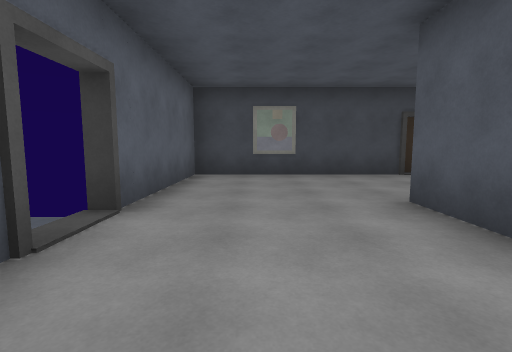
[1] (above)

16 first-person views from a walk through a Unity game level. The camera is 1.3 m above the floor, tilts 6° down and sees 85° across. Doors are open. The floor is counted in squares, 2 m on a side. Each view is taken from the middle of a square. On the plan, view 1 faces up. The plan holds only what a view shows up to about 9 squares ahead; the rest is blank. The place goes on beyond the plan. The player character is not drawn. Surface patterns are stand-ins for the level's own textures.

[2]
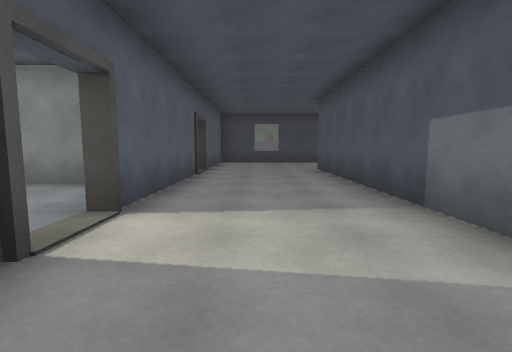

[3]
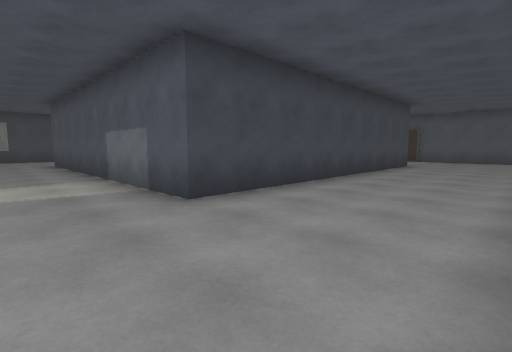

[4]
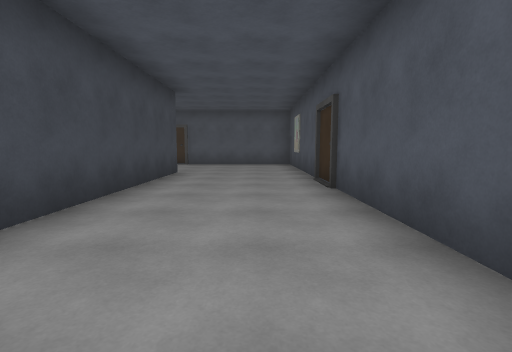

[5]
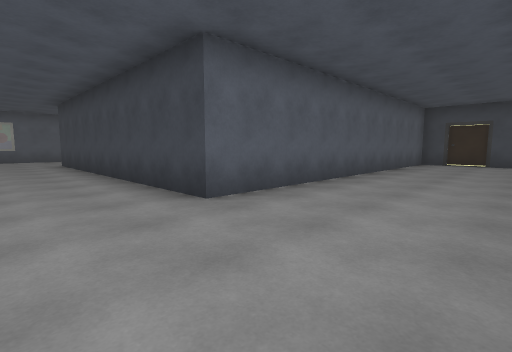

[6]
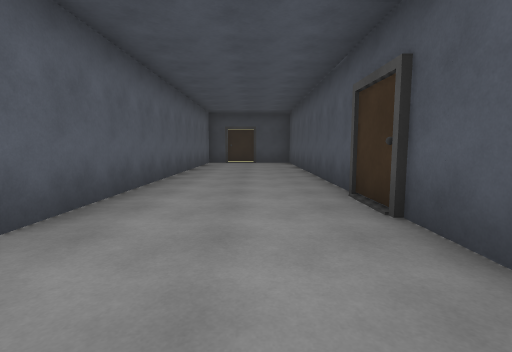

[7]
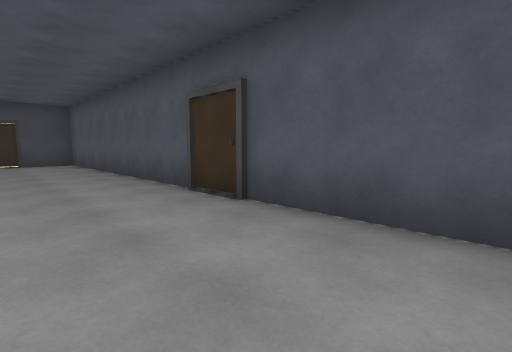

[8]
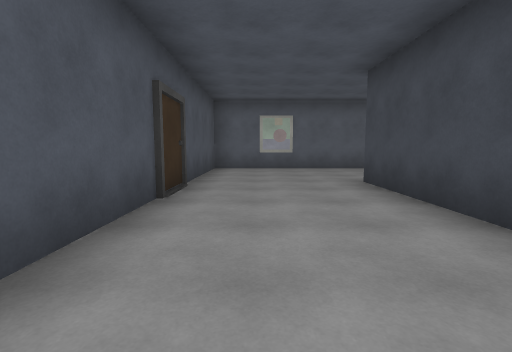

[9]
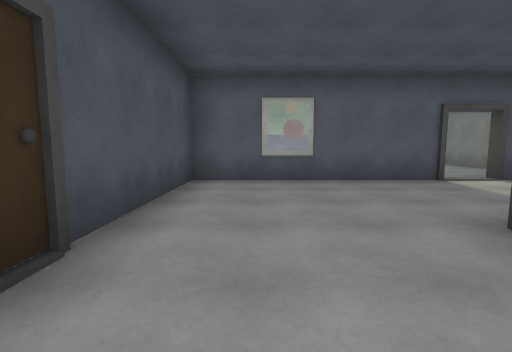

[10]
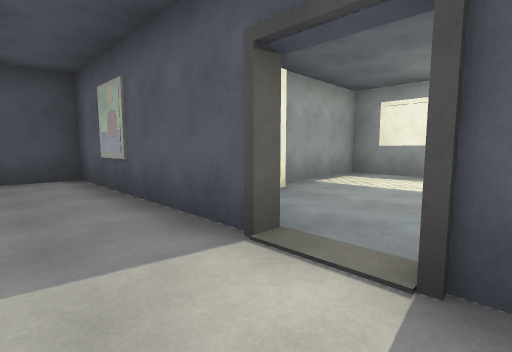

[11]
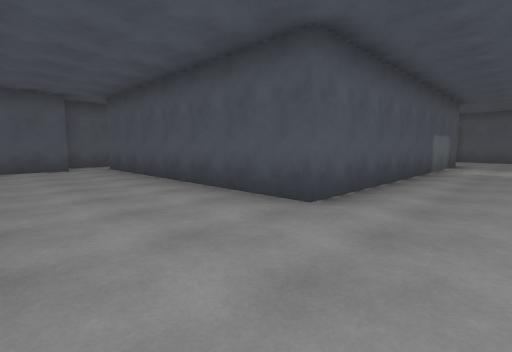

[12]
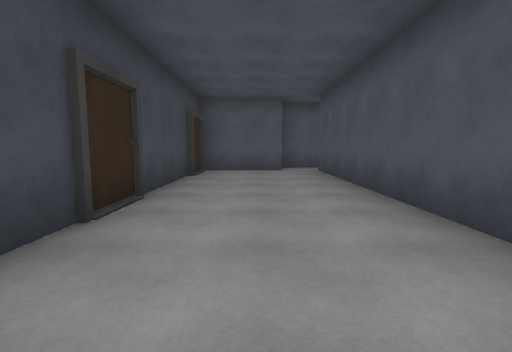

[13]
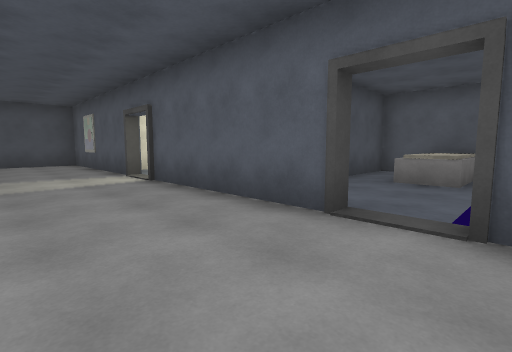

[14]
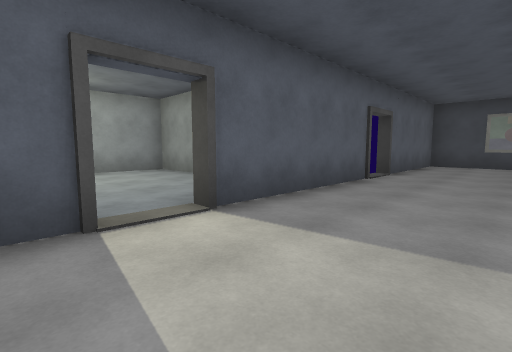

[15]
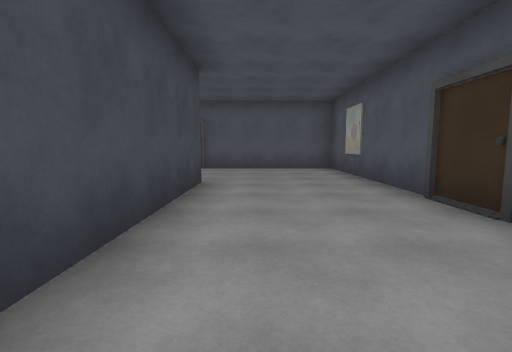

[16]
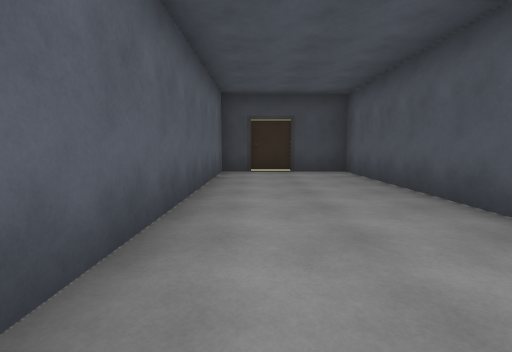

### Floor plan
Points are (right, up) in squares from view 1. A wall is a line through its corners. A room is listed if a view was taken in it or the views show most of it. See-through windows are left out.
Room 1 (views 1, 2, 3, 4, 5, 6, 7, 8, 9, 10, 14, 15, 16)
walls: (-1.8, -3.4) (-1.4, -3.4) (-1.4, -8.2) (13.4, -8.2) (13.4, 4.1); (-1.4, 1.8) (-1.4, -2.4); (12.5, 4.3) (10.1, 4.3) (10.1, -5) (1.8, -5) (1.8, 3.3); (-1.4, 2.7) (-1.8, 2.7)
ways out: opening at (0.5, 2) to room 2; open door at (-1.5, -3) to room 3; open door at (-1.5, 2)
Room 2 (views 11, 12, 13)
walls: (1.8, 3.3) (8.7, 3.3); (8.7, 5.5) (8.7, 6.5) (-1.4, 6.5) (-1.4, 2.7); (9.9, 3) (9.9, 4.2)
ways out: opening at (0.5, 2) to room 1
Room 3 (no view inside)
walls: (-6.7, -3.6) (-6.7, -5.2) (-4, -5.2); (-2.9, -0.2) (-6.7, -0.2) (-6.7, -2)
ways out: open door at (-1.5, -3) to room 1
objects: other object (-3, -5)

Where each view was taken, in squares from view 1:
view 1: 0 up, 0 right, facing up
view 2: 5 down, 0 right, facing up
view 3: 8 down, 0 right, facing up-right
view 4: 7 down, 3 right, facing right
view 5: 7 down, 13 right, facing up-left
view 6: 7 down, 12 right, facing up
view 7: 7 down, 11 right, facing up-right
view 8: 7 down, 7 right, facing left
view 9: 7 down, 4 right, facing left
view 10: 2 down, 0 right, facing down-left
view 11: 6 up, 0 right, facing down-right
view 12: 5 up, 1 right, facing right
view 13: 3 up, 1 right, facing down-left
view 14: 4 down, 1 right, facing up-left
view 15: 6 down, 5 right, facing right
view 16: 3 down, 11 right, facing up
